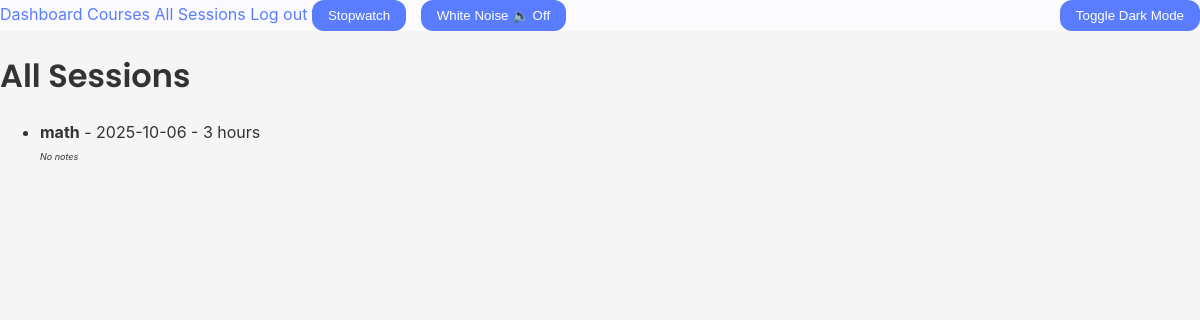
The app's page /sessions/all (signed in) with its own data.
### models.py (models this page shows, shortened)
class Sess(db.Model):
    id = db.Column(db.Integer, primary_key=True)
    course_id = db.Column(db.Integer, db.ForeignKey('course.id'), nullable=False)
    date = db.Column(db.Date, default=datetime.utcnow)
    hours = db.Column(db.Integer, default=0)
    minutes = db.Column(db.Integer, default=0)
    notes = db.Column(db.Text)

class Course(db.Model, UserMixin):
    id = db.Column(db.Integer, primary_key=True)
    coursename = db.Column(db.String(150), unique=True, nullable=False)
    description = db.Column(db.Text, nullable=False)
    status = db.Column(db.String(20), nullable=False, default='planned')
    createdat = db.Column(db.DateTime, default=datetime.utcnow)
    manual_hours = db.Column(db.Integer, default=0)
    total_hours = db.Column(db.Integer, nullable=False, default=0)
    user_id = db.Column(db.Integer, db.ForeignKey('user.id'), nullable=False) # links the course to a user
    sess = db.relationship('Sess', backref='course', lazy=True, cascade="all, delete-orphan")
    tags = db.Column(db.String(200))

### app.py (the view)
    @app.route('/sessions/all')
    @login_required
    def all_sessions():
        sessions = Sess.query.join(Course).filter(Course.user_id == current_user.id).order_by(Sess.date.desc()).all()
        return render_template('all_sessions.html', sessions=sessions)

### templates/all_sessions.html (shortened to what this page needs)
{% extends "base.html" %}
{% block content %}
<h1>All Sessions</h1>
<ul>
    {% for session in sessions %}
    <li>
        <strong>{{ session.course.coursename }}</strong> - {{ session.date }} -
        {% if session.hours or session.minutes %}
        {% if session.hours %}{{ session.hours }} hour{% if session.hours > 1 %}s{% endif %}{% endif %}
        {% else %}
        0 minutes
        {% endif %}
        <p style="font-size: xx-small;">
            {% if session.notes %}
            Notes: {{ session.notes }}
            {% else %}
            <em>No notes</em>
            {% endif%}
        </p>
    </li>
    {% else %}
    <li>No sessions logged yet.</li>
    {% endfor %}
</ul>
{% endblock %}

### static/styles.css (style rules this page uses)
:root { --bg-main: #f5f5f5; --bg-card: #fbfbfd; --text-main: #333333; --text-muted: #555555; --accent-primary: #5a7dff; --accent-secondary: #9b5aff; --accent-alert: #ff6b6b; --border-radius: 12px; --shadow-light: 0 4px 12px rgba(0, 0, 0, 0.08); --nav-bg: var(--bg-card); --footer-bg: var(--bg-card); --input-bg: var(--bg-card); --input-color: var(--text-main); --input-border: rgba(90, 125, 255, 0.3); --nav-bg-dark: #101418; --footer-bg-dark: #101418; --input-bg-dark: #101418; --input-color-dark: #cfd8e0; }
body { font-family: 'Inter', 'Roboto', sans-serif; background: var(--bg-main); color: var(--text-main); margin: 0; padding: 0; transition: background 0.3s, color 0.3s; }
h1, h2, h3 { font-family: 'Poppins', sans-serif; font-weight: 600; color: var(--text-main); }

### records on screen
Sess: course.coursename "math", date "2025-10-06", hours "3", notes "No notes"
